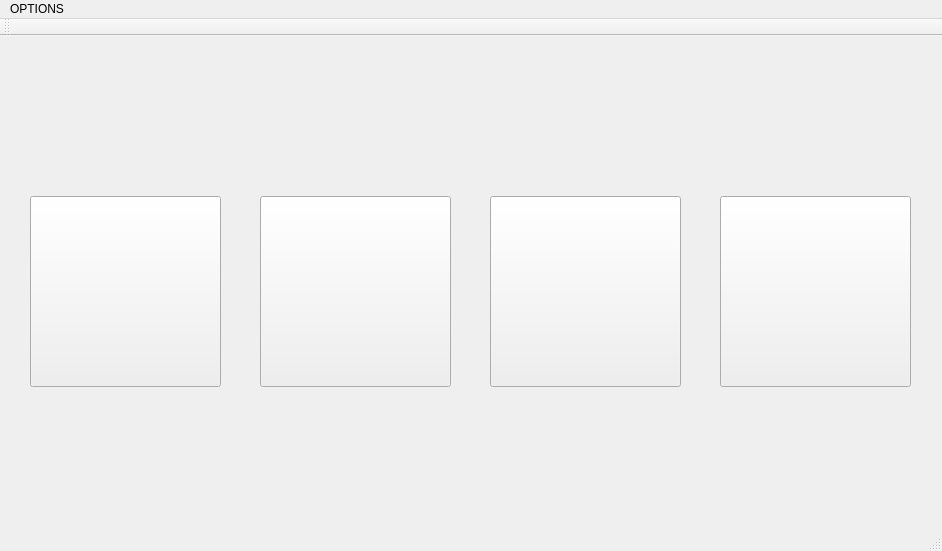
<?xml version="1.0" encoding="UTF-8"?>
<ui version="4.0">
 <class>MainWindow</class>
 <widget class="QMainWindow" name="MainWindow">
  <property name="enabled">
   <bool>true</bool>
  </property>
  <property name="geometry">
   <rect>
    <x>0</x>
    <y>0</y>
    <width>942</width>
    <height>551</height>
   </rect>
  </property>
  <property name="windowTitle">
   <string>MainWindow</string>
  </property>
  <widget class="QWidget" name="centralWidget">
   <widget class="QPushButton" name="setting">
    <property name="enabled">
     <bool>true</bool>
    </property>
    <property name="geometry">
     <rect>
      <x>720</x>
      <y>160</y>
      <width>191</width>
      <height>191</height>
     </rect>
    </property>
    <property name="text">
     <string/>
    </property>
    <property name="icon">
     <iconset>
      <normaloff>../../Music/8/icon/Untitled Folder/p-trans (1).gif</normaloff>../../Music/8/icon/Untitled Folder/p-trans (1).gif</iconset>
    </property>
    <property name="iconSize">
     <size>
      <width>200</width>
      <height>200</height>
     </size>
    </property>
    <property name="checkable">
     <bool>false</bool>
    </property>
    <property name="autoRepeatDelay">
     <number>300</number>
    </property>
   </widget>
   <widget class="QPushButton" name="application">
    <property name="enabled">
     <bool>true</bool>
    </property>
    <property name="geometry">
     <rect>
      <x>30</x>
      <y>160</y>
      <width>191</width>
      <height>191</height>
     </rect>
    </property>
    <property name="text">
     <string/>
    </property>
    <property name="icon">
     <iconset>
      <normaloff>../../Music/8/icon/Untitled Folder/142572598558035.gif</normaloff>../../Music/8/icon/Untitled Folder/142572598558035.gif</iconset>
    </property>
    <property name="iconSize">
     <size>
      <width>210</width>
      <height>210</height>
     </size>
    </property>
    <property name="checkable">
     <bool>false</bool>
    </property>
    <property name="autoRepeatDelay">
     <number>300</number>
    </property>
   </widget>
   <widget class="QPushButton" name="filemanager">
    <property name="enabled">
     <bool>true</bool>
    </property>
    <property name="geometry">
     <rect>
      <x>260</x>
      <y>160</y>
      <width>191</width>
      <height>191</height>
     </rect>
    </property>
    <property name="text">
     <string/>
    </property>
    <property name="icon">
     <iconset>
      <normaloff>../../Music/8/icon/Untitled Folder/unnamed.png</normaloff>../../Music/8/icon/Untitled Folder/unnamed.png</iconset>
    </property>
    <property name="iconSize">
     <size>
      <width>200</width>
      <height>200</height>
     </size>
    </property>
    <property name="checkable">
     <bool>false</bool>
    </property>
    <property name="autoRepeatDelay">
     <number>300</number>
    </property>
   </widget>
   <widget class="QPushButton" name="network">
    <property name="enabled">
     <bool>true</bool>
    </property>
    <property name="geometry">
     <rect>
      <x>490</x>
      <y>160</y>
      <width>191</width>
      <height>191</height>
     </rect>
    </property>
    <property name="text">
     <string/>
    </property>
    <property name="icon">
     <iconset>
      <normaloff>../../Music/8/icon/Untitled Folder/p-trans.gif</normaloff>../../Music/8/icon/Untitled Folder/p-trans.gif</iconset>
    </property>
    <property name="iconSize">
     <size>
      <width>210</width>
      <height>210</height>
     </size>
    </property>
    <property name="checkable">
     <bool>false</bool>
    </property>
    <property name="autoRepeatDelay">
     <number>300</number>
    </property>
   </widget>
   <widget class="QWidget" name="gridLayoutWidget">
    <property name="geometry">
     <rect>
      <x>10</x>
      <y>90</y>
      <width>160</width>
      <height>80</height>
     </rect>
    </property>
    <layout class="QGridLayout" name="gridLayout"/>
   </widget>
  </widget>
  <widget class="QMenuBar" name="menuBar">
   <property name="geometry">
    <rect>
     <x>0</x>
     <y>0</y>
     <width>942</width>
     <height>25</height>
    </rect>
   </property>
   <widget class="QMenu" name="menuOPTIONS">
    <property name="title">
     <string>OPTIONS</string>
    </property>
    <addaction name="actionChange_Background"/>
   </widget>
   <addaction name="menuOPTIONS"/>
  </widget>
  <widget class="QToolBar" name="mainToolBar">
   <attribute name="toolBarArea">
    <enum>TopToolBarArea</enum>
   </attribute>
   <attribute name="toolBarBreak">
    <bool>false</bool>
   </attribute>
  </widget>
  <widget class="QStatusBar" name="statusBar"/>
  <action name="actionChange_Background">
   <property name="text">
    <string>Change Background</string>
   </property>
  </action>
 </widget>
 <layoutdefault spacing="6" margin="11"/>
 <resources/>
 <connections/>
</ui>
